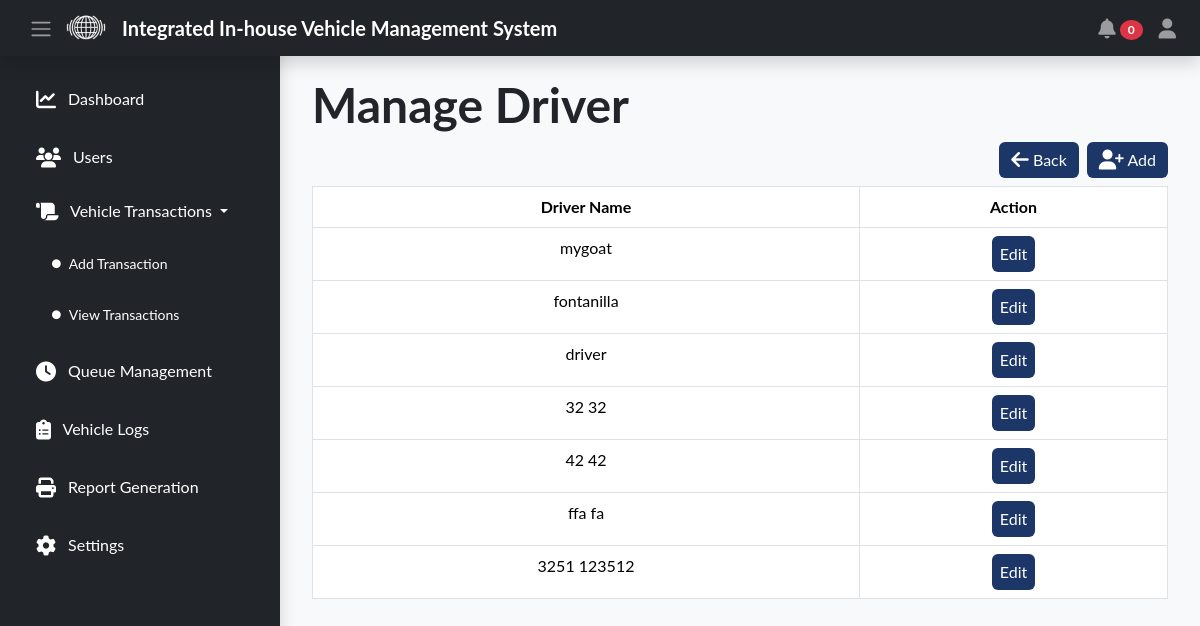
The app's page /admin/settings-driver.php (signed in) with its own data.
### tables this page shows
CREATE TABLE `driver` (
  `driver_id` int(11) NOT NULL AUTO_INCREMENT,
  `driver_fname` varchar(255) NOT NULL,
  `driver_mname` varchar(255) DEFAULT NULL,
  `driver_lname` varchar(255) DEFAULT NULL,
  `driver_phone` varchar(255) DEFAULT NULL,
  PRIMARY KEY (`driver_id`)
);

### admin/settings-driver.php (the view, shortened to what this page needs)
<?php
require_once '../api/db_connection.php';
?>
<!DOCTYPE html>
<html lang="en">
<head>
    <link rel="stylesheet" href="../public/css/bootstrap.min.css">
    <link rel="stylesheet" href="https://cdn.datatables.net/2.0.8/css/dataTables.dataTables.css" />
    <link rel="stylesheet" href="./css/style.css">
</head>
<body class="bg-light">
    <?php
    include_once('navbar/navbar.php');
    ?>
    <div class="content" id="content">
        <div class="container">
            <h1 class="display-5 fw-bold">Manage Driver</h1>
            <button class="btn btn-primary float-end mb-2 ms-2" data-bs-toggle="modal" data-bs-target="#add-driver-modal">
                <i class="fa-solid fa-user-plus fa-lg" style="color: #ffffff;"></i> Add
            </button>
            <a href="settings.php" class="text-decoration-none" style="color:inherit">
                <button class="btn btn-primary float-end mb-2">
                    <i class="fa-solid fa-arrow-left fa-lg" style="color: #ffffff;"></i> Back
                </button>
            </a>
            <table class="table table-hover table-bordered text-center" id="driver-table">
                <thead>
                    <th class="text-center" scope="col">Driver Name</th>
                    <th class="text-center" scope="col">Action</th>
                </thead>
                <tbody>
                    <?php
                    $sql = "SELECT * FROM `driver`";
                    $result = mysqli_query($conn, $sql);
                    while ($row = mysqli_fetch_assoc($result)) {
                    ?>
                        <tr>
                            <td class="text-center" scope="row"><?= $row['driver_fname'] ?> <?= $row['driver_lname'] ?></td>
                            <td class="text-center">
                                <button class="btn btn-primary px-2 edit-driver" data-id="<?= $row['driver_id'] ?>">
                                    Edit
                                </button>
                            </td>
                        </tr>
                    <?php
                    }
                    ?>
                </tbody>
            </table>
        </div>
    </div>
</body>
</html>

### admin/css/style.css (style rules this page uses)
body { padding-top: 56px; font-family: "Lato", sans-serif; }
.content { transition: margin-left 0.3s; margin-left: 280px; padding: 20px; }
.btn-primary { background-color: #1b3667; border: #1b3667; }

### records on screen
driver: driver_fname "mygoat"
driver: driver_fname "fontanilla"
driver: driver_fname "driver"
driver: driver_fname "32", driver_lname "32"
driver: driver_fname "42", driver_lname "42"
driver: driver_fname "ffa", driver_lname "fa"
driver: driver_fname "3251", driver_lname "123512"

### other values on screen
$transactionCount "0"
